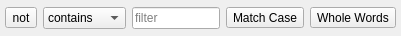
<?xml version="1.0" encoding="UTF-8"?>
<ui version="4.0">
 <class>FilterWidget</class>
 <widget class="QWidget" name="FilterWidget">
  <property name="geometry">
   <rect>
    <x>0</x>
    <y>0</y>
    <width>401</width>
    <height>36</height>
   </rect>
  </property>
  <property name="windowTitle">
   <string>FilterWidget</string>
  </property>
  <layout class="QHBoxLayout" name="horizontalLayout">
   <property name="leftMargin">
    <number>5</number>
   </property>
   <property name="topMargin">
    <number>5</number>
   </property>
   <property name="rightMargin">
    <number>5</number>
   </property>
   <property name="bottomMargin">
    <number>5</number>
   </property>
   <item>
    <widget class="QToolButton" name="toolButton">
     <property name="text">
      <string>not</string>
     </property>
     <property name="checkable">
      <bool>true</bool>
     </property>
     <property name="toolButtonStyle">
      <enum>Qt::ToolButtonTextBesideIcon</enum>
     </property>
    </widget>
   </item>
   <item>
    <widget class="QComboBox" name="comboBox">
     <property name="sizePolicy">
      <sizepolicy hsizetype="Minimum" vsizetype="Fixed">
       <horstretch>0</horstretch>
       <verstretch>0</verstretch>
      </sizepolicy>
     </property>
     <property name="maximumSize">
      <size>
       <width>106</width>
       <height>16777215</height>
      </size>
     </property>
     <property name="autoFillBackground">
      <bool>false</bool>
     </property>
     <property name="sizeAdjustPolicy">
      <enum>QComboBox::AdjustToContents</enum>
     </property>
     <property name="frame">
      <bool>true</bool>
     </property>
     <item>
      <property name="text">
       <string>contains</string>
      </property>
     </item>
     <item>
      <property name="text">
       <string>starts with</string>
      </property>
     </item>
     <item>
      <property name="text">
       <string>ends with</string>
      </property>
     </item>
    </widget>
   </item>
   <item>
    <widget class="QLineEdit" name="lineEdit">
     <property name="placeholderText">
      <string>filter</string>
     </property>
    </widget>
   </item>
   <item>
    <widget class="QToolButton" name="toolButton_2">
     <property name="autoFillBackground">
      <bool>false</bool>
     </property>
     <property name="text">
      <string>Match Case</string>
     </property>
     <property name="icon">
      <iconset>
       <normaloff>assets/matchCaseHovered.svg</normaloff>
       <activeon>assets/matchCaseSelected.svg</activeon>assets/matchCaseHovered.svg</iconset>
     </property>
     <property name="checkable">
      <bool>true</bool>
     </property>
     <property name="toolButtonStyle">
      <enum>Qt::ToolButtonIconOnly</enum>
     </property>
    </widget>
   </item>
   <item>
    <widget class="QToolButton" name="toolButton_3">
     <property name="text">
      <string>Whole Words</string>
     </property>
     <property name="icon">
      <iconset>
       <normaloff>assets/words.svg</normaloff>
       <activeon>assets/wordsSelected.svg</activeon>assets/words.svg</iconset>
     </property>
     <property name="checkable">
      <bool>true</bool>
     </property>
     <property name="toolButtonStyle">
      <enum>Qt::ToolButtonIconOnly</enum>
     </property>
    </widget>
   </item>
  </layout>
 </widget>
 <resources/>
 <connections/>
</ui>
